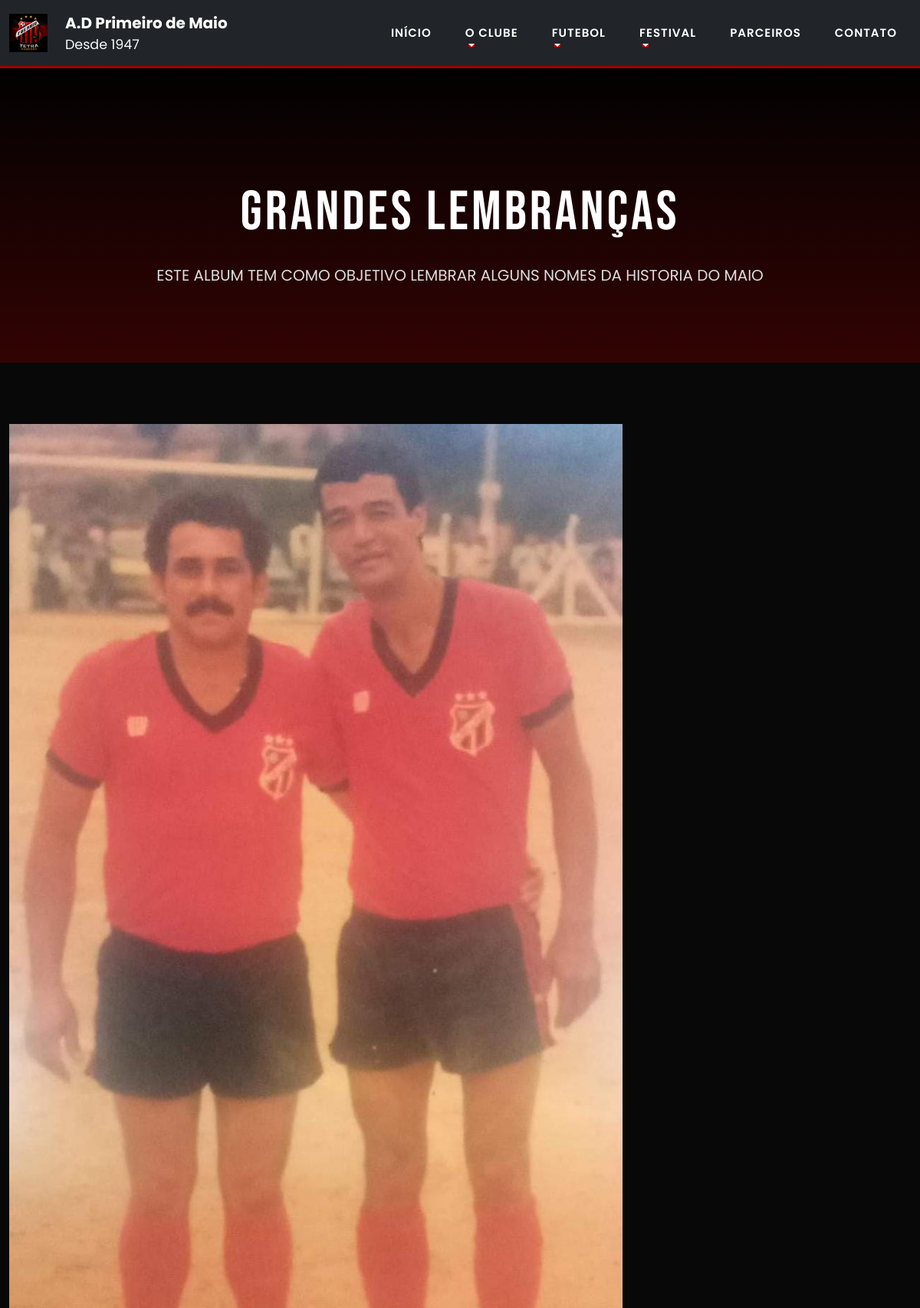
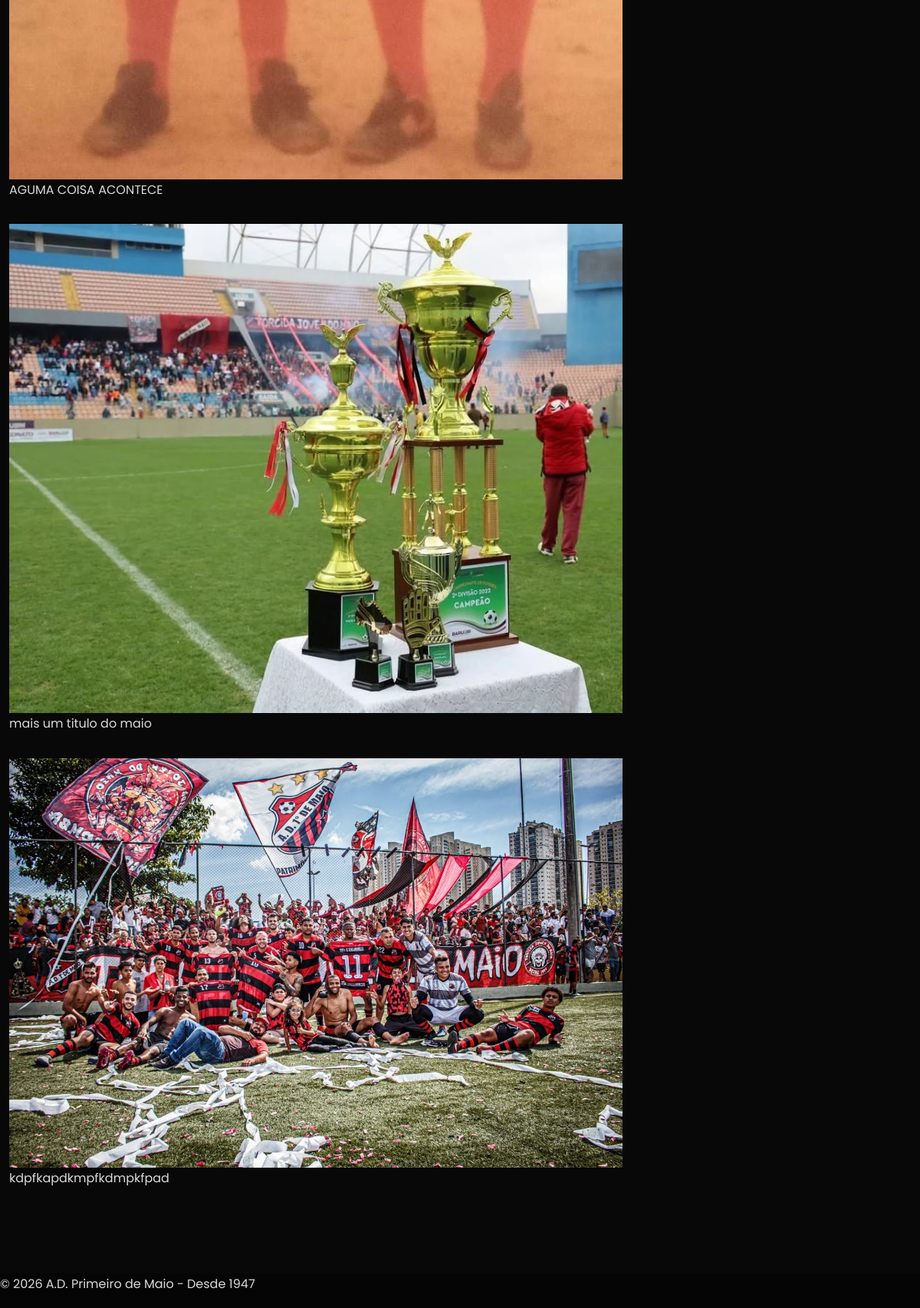
The page /galeria/grandes-lembrancas/ on the database its author committed (2 pictures, top to bottom).
### clube/models.py (models this page shows, shortened)
class BaseModel(models.Model):
    id = models.UUIDField(
        primary_key=True,
        default=uuid.uuid4,
        editable=False
    )
    criado_em = models.DateTimeField(auto_now_add=True)
    atualizado_em = models.DateTimeField(auto_now=True)
    ativo = models.BooleanField(default=True)
    class Meta:
        abstract = True

class Clube(BaseModel):
    nome = models.CharField(
        max_length=150,
        verbose_name="Nome do Clube"
    )
    sigla = models.CharField(
        max_length=20,
        blank=True
    )
    fundacao = models.PositiveIntegerField(
        verbose_name="Ano de Fundação"
    )
    escudo = models.ImageField(
        upload_to="clube/",
        blank=True,
        null=True
    )
    banner = models.ImageField(
        upload_to="clube/",
        blank=True,
        null=True
    )
    historia = models.TextField(blank=True)
    telefone = models.CharField(
        max_length=30,
        blank=True
    )
    whatsapp = models.CharField(
        max_length=30,
        blank=True
    )
    email = models.EmailField(blank=True)
    endereco = models.CharField(
        max_length=255,
        blank=True
    )
    facebook = models.URLField(blank=True)
    instagram = models.URLField(blank=True)
    youtube = models.URLField(blank=True)
    class Meta:
        verbose_name = "Clube"
        verbose_name_plural = "Clube"

class Galeria(BaseModel):
    titulo = models.CharField(max_length=150)
    slug = models.SlugField(
        unique=True,
        blank=True
    )
    descricao = models.TextField(blank=True)
    capa = models.ImageField(
        upload_to="galeria/capas/",
        blank=True,
        null=True
    )
    destaque = models.BooleanField(default=False)
    class Meta:
        ordering = ["titulo"]
        verbose_name = "Galeria"
        verbose_name_plural = "Galerias"

class Foto(BaseModel):
    galeria = models.ForeignKey(
        Galeria,
        on_delete=models.CASCADE,
        related_name="fotos"
    )
    titulo = models.CharField(
        max_length=150,
        blank=True
    )
    imagem = models.ImageField(
        upload_to="galeria/fotos/"
    )
    legenda = models.CharField(
        max_length=255,
        blank=True
    )
    ordem = models.PositiveIntegerField(
        default=0
    )
    class Meta:
        ordering = ["ordem"]
        verbose_name = "Foto"
        verbose_name_plural = "Fotos"

### clube/views.py (the view)
def galeria_detalhe(request, slug):
    clube = Clube.objects.first()
    galeria = get_object_or_404(
        Galeria,
        slug=slug,
    )
    fotos = galeria.fotos.all().order_by(
        "ordem",
        "criado_em",
    )
    context = {
        "clube": clube,
        "galeria": galeria,
        "fotos": fotos,
    }
    return render(
        request,
        "galeria_detalhe.html",
        context,
    )

### templates/galeria_detalhe.html (shortened to what this page needs)
{% extends 'base.html' %}
{% block conteudo %}
<section class="pagina-topo">
    <div class="container">
        <h1>{{ galeria.titulo }}</h1>
        <p>{{ galeria.descricao }}</p>
    </div>
</section>
<section class="pagina-conteudo">
    <div class="container">
        {% for foto in fotos %}
            <div style="margin-bottom:30px;">
                <img
                    src="{{ foto.imagem.url }}"
                    alt="{{ foto.titulo }}"
                    style="width:100%; max-width:800px;"
                >
                {% if foto.legenda %}
                    <p>{{ foto.legenda }}</p>
                {% endif %}
            </div>
        {% empty %}
            <h2>Nenhuma foto encontrada.</h2>
        {% endfor %}
    </div>
</section>
{% endblock %}

### templates/base.html (shortened to what this page needs)
{% load static %}
<!DOCTYPE html>
<html lang="pt-BR">
<head>
    <link href="https://cdn.jsdelivr.net/npm/bootstrap@5.3.7/dist/css/bootstrap.min.css" rel="stylesheet">
    <link rel="stylesheet" href="{% static 'css/style.css' %}">
    <link rel="stylesheet" href="{% static 'css/navbar.css' %}">
    <link rel="stylesheet" href="{% static 'css/hero.css' %}">
    <link rel="stylesheet" href="{% static 'css/responsive.css' %}">
</head>
<body>
    {% include 'includes/navbar.html' %}
    <main>
        {% block conteudo %}
        {% endblock %}
    </main>
    {% include 'includes/footer.html' %}
</body>
</html>

### templates/includes/navbar.html (shortened to what this page needs)
{% load static %}
<nav class="navbar navbar-expand-lg navbar-dark bg-dark shadow-sm fixed-top">
    <div class="container">
        <a class="navbar-brand d-flex align-items-center" href="{% url 'home' %}">
            <img src="{% static 'img/escdo3d.png' %}"
                 alt="Escudo"
                 width="50"
                 class="me-2">
            <div class="d-flex flex-column">
                <strong>{{ clube.sigla }}</strong>
                <small class="text-light">Desde {{ clube.fundacao }}</small>
            </div>
        </a>
        <div class="collapse navbar-collapse" id="menuPrincipal">
            <ul class="navbar-nav ms-auto">
                <li class="nav-item">
                    <a class="nav-link" href="{% url 'home' %}">
                        Início
                    </a>
                </li>
                <li class="nav-item dropdown">
                    <a class="nav-link dropdown-toggle"
                       href="#"
                       role="button"
                       data-bs-toggle="dropdown">
                        O Clube
                    </a>
                </li>
                <li class="nav-item dropdown">
                    <a class="nav-link dropdown-toggle"
                       href="#"
                       role="button"
                       data-bs-toggle="dropdown">
                        Futebol
                    </a>
                </li>
                <li class="nav-item dropdown">
                    <a class="nav-link dropdown-toggle"
                       href="#"
                       role="button"
                       data-bs-toggle="dropdown">
                        Festival
                    </a>
                </li>
                <li class="nav-item">
                    <a class="nav-link"
                       href="{% url 'patrocinadores' %}">
                        Parceiros
                    </a>
                </li>
                <li class="nav-item">
                    <a class="nav-link"
                       href="{% url 'contato' %}">
                        Contato
                    </a>
                </li>
            </ul>
        </div>
    </div>
</nav>

### templates/includes/footer.html
<footer>
    <p>© 2026 A.D. Primeiro de Maio - Desde 1947</p>
</footer>

### static/css/style.css (style rules this page uses)
* { margin:0; padding:0; box-sizing:border-box; }
:root { --preto:#050505; --preto2:#111111; --vermelho:#980000; --vermelho-hover:#c30000; --branco:#ffffff; --cinza:#d9d9d9; --dourado:#f4c542; }
html { scroll-behavior:smooth; }
body { font-family:'Poppins',sans-serif; background:var(--preto); color:var(--branco); overflow-x:hidden; padding-top:85px; }
a { text-decoration:none; }
img { max-width:100%; display:block; }
h1, h2, h3, h4, h5 { font-family:'Bebas Neue',sans-serif; letter-spacing:2px; }
.container { max-width:1320px; }
section { position:relative; }
p { color:#d9d9d9; line-height:1.8; }
.pagina-topo { padding:150px 0 80px; background:linear-gradient(rgba(0,0,0,.75),rgba(120,0,0,.40)); text-align:center; }
.pagina-topo h1 { font-family:'Bebas Neue',sans-serif; font-size:72px; color:#fff; letter-spacing:4px; }
.pagina-topo p { color:#ddd; font-size:20px; margin-top:20px; }
.pagina-conteudo { padding:80px 0; background:#080808; }

### static/css/navbar.css (style rules this page uses)
.navbar { background:rgba(0,0,0,.75); backdrop-filter:blur(10px); border-bottom:3px solid #a30000; transition:.35s; padding:10px 0; z-index:9999; }
.navbar-brand { display:flex; align-items:center; gap:15px; color:#fff; }
.navbar-nav { gap:8px; }
.nav-link { color:#fff; font-size:15px; font-weight:600; text-transform:uppercase; letter-spacing:1px; padding:12px 18px !important; transition:.3s; position:relative; }
.nav-link::after { content:""; position:absolute; left:18px; bottom:5px; width:0; height:2px; background:#d40000; transition:.35s; }

### rows shown on the page
Clube: sigla "A.D Primeiro de Maio", fundacao "1947"
Galeria: titulo "GRANDES LEMBRANÇAS", descricao "ESTE ALBUM TEM COMO OBJETIVO LEMBRAR ALGUNS NOMES DA HISTORIA DO MAIO"
Foto: imagem (picture), legenda "AGUMA COISA ACONTECE"
Foto: imagem (picture), legenda "mais um titulo do maio"
Foto: imagem (picture), legenda "kdpfkapdkmpfkdmpkfpad"
